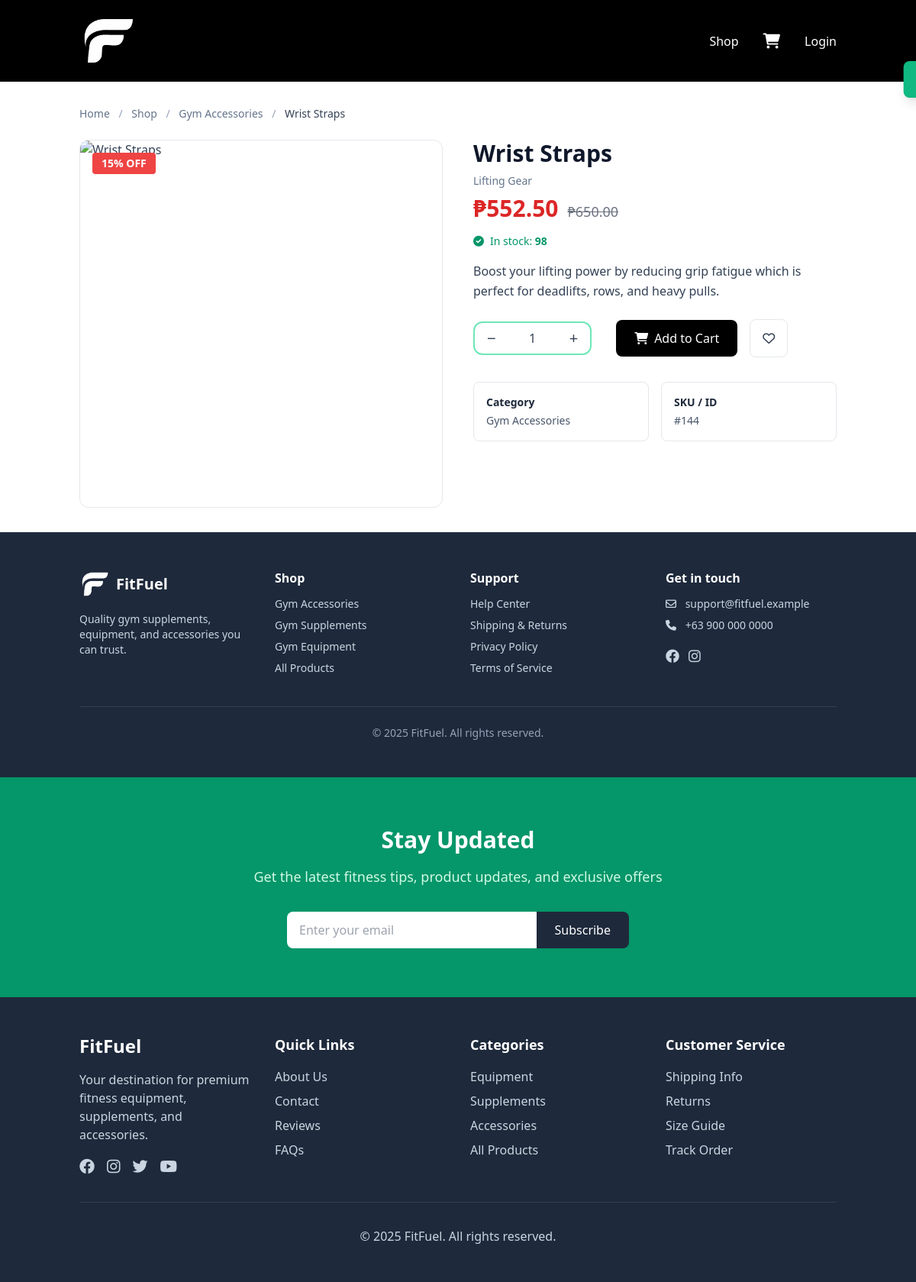
Screenshot of /product.php?id=144 with the database file from the repository.
### tables this page shows
CREATE TABLE `products` (
  `product_id` bigint(20) UNSIGNED NOT NULL,
  `name` varchar(150) NOT NULL,
  `description` text DEFAULT NULL,
  `price` decimal(10,2) NOT NULL,
  `stock` int(10) UNSIGNED NOT NULL DEFAULT 0,
  `category_id` bigint(20) UNSIGNED DEFAULT NULL,
  `subcategory_id` bigint(20) UNSIGNED DEFAULT NULL,
  `images` longtext DEFAULT NULL CHECK (json_valid(`images`)),
  `status` enum('active','inactive') NOT NULL DEFAULT 'active',
  `is_popular` tinyint(1) NOT NULL DEFAULT 0,
  `is_best_seller` tinyint(1) NOT NULL DEFAULT 0,
  `sale_percentage` int(11) DEFAULT 0,
  `created_at` timestamp NOT NULL DEFAULT current_timestamp(),
  `updated_at` timestamp NOT NULL DEFAULT current_timestamp() ON UPDATE current_timestamp(),
  `min_stock_level` int(11) NOT NULL DEFAULT 10,
  `average_rating` decimal(3,2) NOT NULL DEFAULT 0.00,
  `total_reviews` int(11) NOT NULL DEFAULT 0,
  `rating_5_count` int(11) NOT NULL DEFAULT 0,
  `rating_4_count` int(11) NOT NULL DEFAULT 0,
  `rating_3_count` int(11) NOT NULL DEFAULT 0,
  `rating_2_count` int(11) NOT NULL DEFAULT 0,
  `rating_1_count` int(11) NOT NULL DEFAULT 0
);

CREATE TABLE `categories` (
  `category_id` bigint(20) UNSIGNED NOT NULL,
  `name` varchar(100) NOT NULL,
  `description` text DEFAULT NULL,
  `created_at` timestamp NOT NULL DEFAULT current_timestamp(),
  `updated_at` timestamp NOT NULL DEFAULT current_timestamp() ON UPDATE current_timestamp()
);

CREATE TABLE `subcategories` (
  `subcategory_id` bigint(20) UNSIGNED NOT NULL,
  `category_id` bigint(20) UNSIGNED NOT NULL,
  `name` varchar(100) NOT NULL,
  `description` text DEFAULT NULL,
  `created_at` timestamp NOT NULL DEFAULT current_timestamp(),
  `updated_at` timestamp NOT NULL DEFAULT current_timestamp() ON UPDATE current_timestamp()
);

### config/currency_helper.php (called while the page is built, shortened)
<?php
function getCurrencySettings() {
    static $settings = null;
    if ($settings === null) {
        $settings = [
            'symbol' => '₱',
            'code' => 'PHP',
            'position' => 'before'
        ];
        try {
            $pdo = getDBConnection();
            $stmt = $pdo->query("SELECT key_name, value FROM settings WHERE key_name IN ('currency_symbol', 'currency_code', 'currency_position')");
            while ($row = $stmt->fetch()) {
                switch ($row['key_name']) {
                    case 'currency_symbol':
                        $settings['symbol'] = $row['value'] ?: '₱';
                        break;
                    case 'currency_code':
                        $settings['code'] = $row['value'] ?: 'PHP';
                        break;
                    case 'currency_position':
                        $settings['position'] = $row['value'] ?: 'before';
                        break;
                }
            }
        } catch (Exception $e) {
        }
    }
    return $settings;
}
function formatCurrency($amount, $decimals = 2) {
    $settings = getCurrencySettings();
    $formatted = number_format((float)$amount, $decimals);
    if ($settings['position'] === 'after') {
        return $formatted . $settings['symbol'];
    } else {
        return $settings['symbol'] . $formatted;
    }
}
?>

### product.php (the view, shortened to what this page needs)
<?php
require_once 'config/currency_helper.php';
$id = isset($_GET['id']) ? (int)$_GET['id'] : 0;
try {
    $pdo = getDBConnection();
    $sql = "SELECT p.*,
                   c.name  AS category_name,
                   sc.name AS subcategory_name
            FROM products p
            LEFT JOIN categories c     ON p.category_id    = c.category_id
            LEFT JOIN subcategories sc ON p.subcategory_id = sc.subcategory_id
            WHERE p.product_id = ?
            LIMIT 1";
    $stmt = $pdo->prepare($sql);
    $stmt->execute([$id]);
    $product = $stmt->fetch(PDO::FETCH_ASSOC);
} catch (Throwable $e) { $product = null; }
  http_response_code(404); ?>
  </body></html><?php exit;
$images = json_decode($product['images'] ?? '[]', true);
$images = is_array($images) ? array_values(array_filter($images)) : [];
$on_sale = ((float)($product['sale_percentage'] ?? 0) > 0);
$price   = (float)($product['price'] ?? 0);
$final   = $on_sale ? ($price * (1 - ((float)$product['sale_percentage'] / 100))) : $price;
$hasStockCol        = array_key_exists('stock', (array)$product);
$stock              = $hasStockCol ? max(0, (int)$product['stock']) : null;
$inStock            = !$hasStockCol ? true : ($stock > 0);
$lowStockThreshold  = 5;
?>
<!doctype html>
<html lang="en">
<head>
  <script src="https://cdn.tailwindcss.com"></script>
  <link href="https://cdnjs.cloudflare.com/ajax/libs/font-awesome/6.0.0/css/all.min.css" rel="stylesheet">
</head>
<body class="font-body bg-white text-slate-700">
  <nav class="bg-black py-4">
    <div class="container mx-auto px-4 flex items-center justify-between">
      <a href="index.php" class="flex items-center"><img src="img/LOGO-Fitfuel.png" width="75" alt="LOGO"></a>
      <div class="flex items-center gap-6">
        <a href="shop.php" class="text-white hover:text-emerald-400">Shop</a>
        <a href="cart.php" class="relative p-2 text-white hover:text-emerald-400">
          <i class="fas fa-shopping-cart text-xl"></i>
        </a>
        <?php if (!empty($_SESSION['user_id'])): ?>
          <a href="logout.php" class="text-white hover:text-emerald-400">Logout</a>
        <?php else: ?>
          <a href="login.php" class="text-white hover:text-emerald-400">Login</a>
        <?php endif; ?>
      </div>
    </div>
  </nav>
  <div class="container mx-auto px-4 py-8">
    <nav class="text-sm mb-6">
      <a href="index.php" class="text-slate-500 hover:text-emerald-600">Home</a>
      <span class="mx-2 text-slate-400">/</span>
      <a href="shop.php" class="text-slate-500 hover:text-emerald-600">Shop</a>
      <?php if (!empty($product['category_name'])): ?>
        <span class="mx-2 text-slate-400">/</span>
        <a class="text-slate-500 hover:text-emerald-600" href="shop.php?category=<?= (int)$product['category_id']; ?>">
          <?= htmlspecialchars($product['category_name']); ?>
        </a>
      <?php endif; ?>
      <span class="mx-2 text-slate-400">/</span>
      <span class="text-slate-700"><?= htmlspecialchars($product['name']); ?></span>
    </nav>
    <div class="grid grid-cols-1 lg:grid-cols-2 gap-10">
      <section>
        <div class="relative rounded-xl overflow-hidden border">
          <img id="mainImage" src="<?= htmlspecialchars($images[0]); ?>" alt="<?= htmlspecialchars($product['name']); ?>" class="w-full h-[480px] object-cover">
          <?php if ($on_sale): ?>
            <span class="absolute top-4 left-4 bg-red-500 text-white px-3 py-1 rounded text-sm font-semibold"><?= (int)$product['sale_percentage']; ?>% OFF</span>
          <?php endif; ?>
        </div>
      </section>
      <section>
        <h1 class="text-2xl md:text-3xl font-bold text-slate-900 mb-2"><?= htmlspecialchars($product['name']); ?></h1>
        <?php if (!empty($product['subcategory_name'])): ?>
          <div class="text-sm text-slate-500 mb-2"><?= htmlspecialchars($product['subcategory_name']); ?></div>
        <?php endif; ?>
        <div class="flex items-end gap-3 mb-3">
          <?php if ($on_sale): ?>
            <div class="text-3xl font-extrabold text-red-600"><?= formatCurrency($final); ?></div>
            <div class="text-lg text-gray-500 line-through"><?= formatCurrency($price); ?></div>
          <?php else: ?>
            <div class="text-3xl font-extrabold text-emerald-600"><?= formatCurrency($price); ?></div>
          <?php endif; ?>
        </div>
        <?php if ($hasStockCol): ?>
          <?php if (!$inStock): ?>
            <div class="mb-4 inline-flex items-center gap-2 text-red-600 text-sm" aria-live="polite">
              <i class="fa-solid fa-circle-xmark"></i>
              <span>Out of stock</span>
            </div>
          <?php else: ?>
            <div class="mb-4 inline-flex items-center gap-2 text-emerald-600 text-sm" aria-live="polite">
              <i class="fa-solid fa-circle-check"></i>
              <span>In stock: <strong><?= $stock; ?></strong></span>
            </div>
          <?php endif; ?>
        <?php endif; ?>
        <p class="text-slate-700 leading-relaxed mb-6"><?= nl2br(htmlspecialchars($product['description'] ?? '')); ?></p>
        <div class="flex items-center gap-4 mb-8">
          <div class="inline-flex items-stretch rounded-xl border-2 border-emerald-300 focus-within:ring-2 focus-within:ring-emerald-500 overflow-hidden <?= $inStock ? '' : 'opacity-50'; ?>">
            <button type="button" id="qtyMinus"
                    class="px-3 md:px-4 text-xl select-none hover:bg-emerald-50 active:bg-emerald-100"
                    aria-label="Decrease quantity" <?= $inStock ? '' : 'disabled'; ?>>−</button>
            <input id="qty" type="number" inputmode="numeric" pattern="[0-9]*"
                   min="1" <?= ($hasStockCol && $stock > 0) ? 'max="'.(int)$stock.'"' : ''; ?>
                   value="1"
                   class="w-16 text-center outline-none border-0 focus:ring-0 py-2"
                   aria-label="Quantity" <?= $inStock ? '' : 'disabled'; ?>>
            <button type="button" id="qtyPlus"
                    class="px-3 md:px-4 text-xl select-none hover:bg-emerald-50 active:bg-emerald-100"
                    aria-label="Increase quantity" <?= $inStock ? '' : 'disabled'; ?>>+</button>
          </div>
          <button onclick="addToCartDetail(<?= (int)$product['product_id']; ?>)"
                  class="bg-black text-white px-6 py-3 rounded-lg hover:bg-gray-800 disabled:opacity-50 disabled:cursor-not-allowed"
                  <?= $inStock ? '' : 'disabled'; ?>>
            <i class="fas fa-shopping-cart mr-2"></i><?= $inStock ? 'Add to Cart' : 'Out of Stock'; ?>
          </button>
          <a href="wishlist.php?add=<?= (int)$product['product_id']; ?>" class="px-4 py-3 border rounded-lg hover:bg-gray-50" aria-label="Add to wishlist">
            <i class="far fa-heart"></i>
          </a>
        </div>
        <div class="grid grid-cols-1 sm:grid-cols-2 gap-4 text-sm">
          <div class="p-4 rounded-lg border">
            <div class="font-semibold text-slate-800 mb-1">Category</div>
            <div class="text-slate-600"><?= htmlspecialchars($product['category_name'] ?? '—'); ?></div>
          </div>
          <div class="p-4 rounded-lg border">
            <div class="font-semibold text-slate-800 mb-1">SKU / ID</div>
            <div class="text-slate-600">#<?= (int)$product['product_id']; ?></div>
          </div>
        </div>
      </section>
    </div>
  </div>
  <footer class="bg-slate-800 text-white">
    <div class="container mx-auto px-4 py-12">
      <div class="grid grid-cols-1 sm:grid-cols-2 lg:grid-cols-4 gap-8">
        <div>
          <div class="flex items-center gap-2 mb-4">
            <img src="img/LOGO-Fitfuel.png" alt="FitFuel Logo" class="w-10 h-10">
            <span class="text-xl font-semibold">FitFuel</span>
          </div>
          <p class="text-slate-300 text-sm">Quality gym supplements, equipment, and accessories you can trust.</p>
        </div>
        <div>
          <h4 class="font-semibold mb-3">Shop</h4>
          <ul class="space-y-2 text-slate-300 text-sm">
            <li><a href="shop.php?category=1" class="hover:text-emerald-400">Gym Accessories</a></li>
            <li><a href="shop.php?category=3" class="hover:text-emerald-400">Gym Supplements</a></li>
            <li><a href="shop.php?category=2" class="hover:text-emerald-400">Gym Equipment</a></li>
            <li><a href="shop.php" class="hover:text-emerald-400">All Products</a></li>
          </ul>
        </div>
        <div>
          <h4 class="font-semibold mb-3">Support</h4>
          <ul class="space-y-2 text-slate-300 text-sm">
            <li><a href="faq.php" class="hover:text-emerald-400">Help Center</a></li>
            <li><a href="#" class="hover:text-emerald-400">Shipping & Returns</a></li>
            <li><a href="#" class="hover:text-emerald-400">Privacy Policy</a></li>
            <li><a href="#" class="hover:text-emerald-400">Terms of Service</a></li>
          </ul>
        </div>
        <div>
          <h4 class="font-semibold mb-3">Get in touch</h4>
          <ul class="space-y-2 text-slate-300 text-sm">
            <li><i class="far fa-envelope mr-2"></i> support@fitfuel.example</li>
            <li><i class="fas fa-phone mr-2"></i> +63 900 000 0000</li>
            <li class="flex gap-3 pt-2">
              <a href="#" class="hover:text-emerald-400" aria-label="Facebook"><i class="fab fa-facebook text-lg"></i></a>
              <a href="#" class="hover:text-emerald-400" aria-label="Instagram"><i class="fab fa-instagram text-lg"></i></a>
            </li>
          </ul>
        </div>
      </div>
      <div class="border-t border-slate-700 mt-10 pt-6 text-center text-sm text-slate-400">
        &copy; <?= date('Y'); ?> FitFuel. All rights reserved.
      </div>
    </div>
  </footer>
  <div id="notification" class="fixed top-20 right-4 bg-emerald-500 text-white px-6 py-3 rounded-lg shadow-lg transform translate-x-full transition-transform duration-300 z-50 max-w-sm">
  </div>
</body>
<?php include 'includes/footer.php'; ?>
</html>

### product.php (style rules this page uses)
input[type=number] { -moz-appearance:textfield; }

### rows the page displays
products: category.name "Gym Accessories", name "Wrist Straps", sale_percentage "15", subcategory.name "Lifting Gear", price "₱650.00", stock "98", description "Boost your lifting power by reducing grip fatigue which is perfect for deadlifts, rows, and heavy pulls.", stock "1", product_id "144"

### other values shown
formatCurrency($final) "₱552.50"
